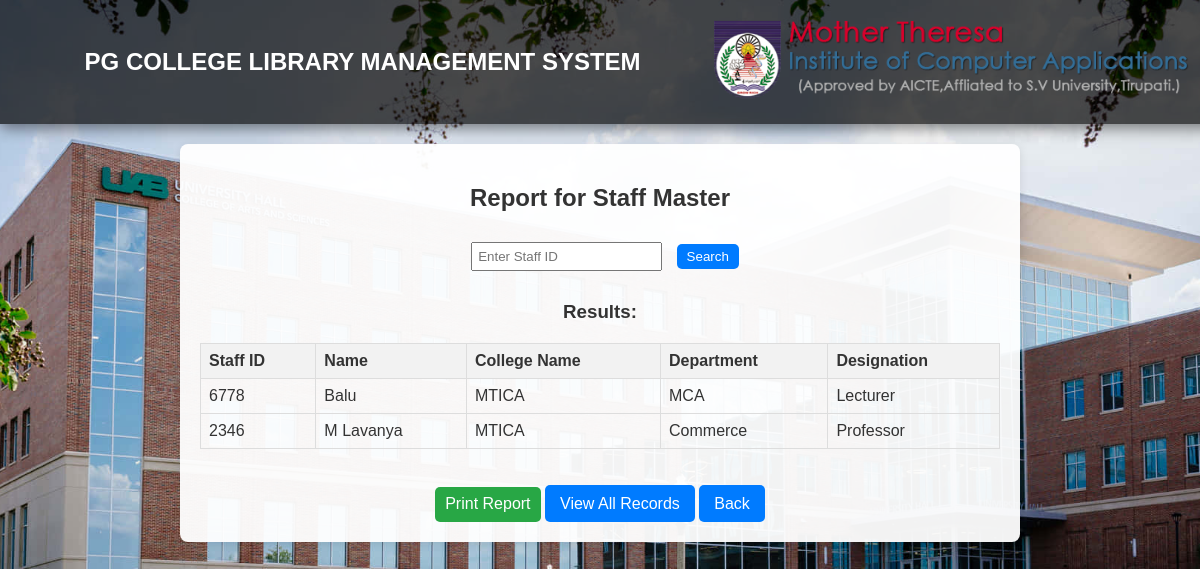
Page /staff/report/ on the committed database.
### app1/models.py (models this page shows, shortened)
class StaffMaster(models.Model):
    staffId = models.IntegerField(unique=True, validators=[integer_validator])
    staffName = models.CharField(max_length=25, validators=[alpha_validator])
    staffCollegeName = models.CharField(max_length=60, validators=[alpha_validator])
    department = models.CharField(max_length=30, choices=DEPARTMENT_CHOICES, default=" ")
    designation = models.CharField(max_length=30, choices=DESIGNATIONS_CHOICES, default=" ")

### app1/views.py (the view, shortened to what this page needs)
# urls.py: path('staff/report/', views.staffmaster_report, name='staffmaster_report'),
def staffmaster_report(request):
    staff_members = StaffMaster.objects.all()  # Default to all staff
    error_message = None
    return render(request, 'staffmaster_report.html', {'staff_members': staff_members, 'error_message': error_message})

### app1/templates/staffmaster_report.html (shortened to what this page needs)
{% extends "home2.html" %}
{% block content %}
<div style="text-align: center; background-color: rgba(255, 255, 255, 0.95); padding: 20px; border-radius: 8px; box-shadow: 0 2px 10px rgba(0, 0, 0, 0.1); margin: auto; max-width: 800px;">
    <h2>Report for Staff Master</h2>
    <form method="POST" style="margin-bottom: 20px;">
        <input type="text" name="search_value" placeholder="Enter Staff ID" style="padding: 5px; margin: 10px;" class="b">
        <button type="submit" style="padding: 5px 10px; background-color: #007bff; color: white; border: none; border-radius: 5px;" class="b">Search</button>
    </form>
    <h3 class="b">Results:</h3>
    <table style="width: 100%; border-collapse: collapse; margin: 20px 0;text-align: left;">
        <thead>
            <tr style="background-color: #f2f2f2;">
                <th style="border: 1px solid #ddd; padding: 8px;">Staff ID</th>
                <th style="border: 1px solid #ddd; padding: 8px;">Name</th>
                <th style="border: 1px solid #ddd; padding: 8px;">College Name</th>
                <th style="border: 1px solid #ddd; padding: 8px;">Department</th>
                <th style="border: 1px solid #ddd; padding: 8px;">Designation</th>
            </tr>
        </thead>
        <tbody>
            {% for staff in staff_members %}
                <tr>
                    <td style="border: 1px solid #ddd; padding: 8px;">{{ staff.staffId }}</td>
                    <td style="border: 1px solid #ddd; padding: 8px;">{{ staff.staffName }}</td>
                    <td style="border: 1px solid #ddd; padding: 8px;">{{ staff.staffCollegeName }}</td>
                    <td style="border: 1px solid #ddd; padding: 8px;">{{ staff.department }}</td>
                    <td style="border: 1px solid #ddd; padding: 8px;">{{ staff.designation }}</td>
                </tr>
            {% empty %}
                <tr>
                    <td colspan="5" style="border: 1px solid #ddd; padding: 8px; text-align: center;">No staff found.</td>
                </tr>
            {% endfor %}
        </tbody>
    </table>
    <br>
    <button onclick="window.print();" style="padding: 5px 10px; font-size:16px;height:35px;background-color: #28a745; color: white; border: none; border-radius: 5px;" class="b">Print Report</button>
    <a href="{% url 'staffmaster_report' %}" style="padding: 10px 15px; background-color: #007bff; color: white; border-radius: 5px; text-decoration: none;" class="b">View All Records</a>
    <a href="{% url 'home' %}" style="padding: 10px 15px; background-color: #007bff; color: white; border-radius: 5px; text-decoration: none;" class="b">Back</a>
</div>
{% endblock %}

### rows in the picture
StaffMaster: staffId "6778", staffName "Balu", staffCollegeName "MTICA", department "MCA", designation "Lecturer"
StaffMaster: staffId "2346", staffName "M Lavanya", staffCollegeName "MTICA", department "Commerce", designation "Professor"
